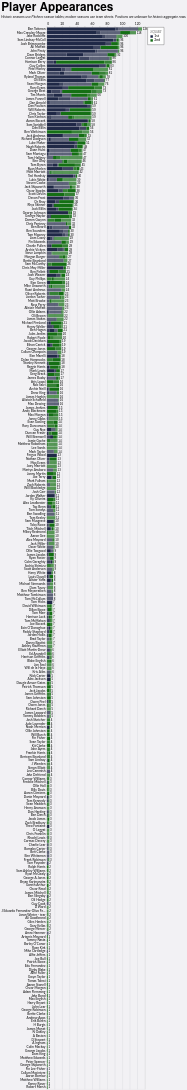

The Vega-Lite source for this figure:
### Vega-Lite specification from a JSON file in a GitHub repository (floating-point values rounded to 4 significant figures; data arrays with more than 128 entries replaced by an {"elided": "..."} marker saying what was removed)
{"config": {"axis": {"labelFont": "Lato, sans-serif", "titleFont": "PT Sans Narrow, Helvetica Neue, Helvetica, Arial, sans-serif", "labelFontSize": 13, "titleFontSize": 24, "gridColor": "#202947", "gridOpacity": 0.2}, "header": {"labelFont": "PT Sans Narrow, Helvetica Neue, Helvetica, Arial, sans-serif", "titleFont": "PT Sans Narrow, Helvetica Neue, Helvetica, Arial, sans-serif", "labelFontSize": 24, "titleFontSize": 28, "labelFontWeight": "bold", "orient": "left"}, "legend": {"labelFont": "Lato, sans-serif", "titleFont": "PT Sans Narrow, Helvetica Neue, Helvetica, Arial, sans-serif", "labelFontSize": 14, "titleFontSize": 16, "titlePadding": 5, "fillColor": "white", "strokeColor": "black", "padding": 10, "titleFontWeight": "lighter", "titleFontStyle": "italic", "titleColor": "gray", "offset": 10}, "title": {"font": "PT Sans Narrow, Helvetica Neue, Helvetica, Arial, sans-serif", "fontSize": 48, "fontWeight": "bold", "anchor": "start", "align": "center", "titlePadding": 20, "subtitlePadding": 10, "subtitleFontSize": 13, "subtitleColor": "", "subtitleFontStyle": "italic", "offset": 15, "color": "black"}, "axisX": {"labelAngle": 0}, "facet": {"title": null, "header": null, "align": {"row": "each", "column": "each"}}, "resolve": {"scale": {"y": "independent", "facet": "independent"}}, "background": "#f2f1f4"}, "layer": [{"mark": {"type": "bar"}, "encoding": {"color": {"field": "squad", "legend": {"orient": "right"}, "scale": {"domain": ["1st", "2nd"], "range": ["#202947", "#146f14"]}, "title": "Squad", "type": "nominal"}, "opacity": {"field": "start", "legend": null, "scale": {"domain": ["Start", "Bench", "Unknown"], "range": [1.0, 0.7, 0.4]}, "type": "nominal"}, "order": {"field": "squad", "sort": "ascending", "type": "quantitative"}, "tooltip": [{"field": "player", "title": "Player", "type": "nominal"}, {"field": "squad", "title": "Squad", "type": "nominal"}, {"aggregate": "sum", "field": "games", "title": "Games", "type": "quantitative"}, {"field": "start", "title": "Started?", "type": "nominal"}], "x": {"aggregate": "sum", "axis": {"orient": "top", "title": null}, "field": "games", "type": "quantitative"}, "y": {"field": "player", "sort": "-x", "title": null, "type": "nominal"}}, "title": {"text": "Player Appearances", "subtitle": "Historic seasons use Pitchero season tables; modern seasons use team sheets. Positions are unknown for historic aggregate rows."}}, {"mark": {"type": "text", "align": "left", "baseline": "middle", "dx": 3, "fontSize": 12}, "encoding": {"text": {"aggregate": "sum", "field": "games", "type": "quantitative"}, "x": {"aggregate": "sum", "field": "games", "type": "quantitative"}, "y": {"field": "player", "sort": "-x", "type": "nominal"}}}], "data": {"name": "data-e1fc8a38b4124c3d8055ce0696d10d84"}, "height": {"step": 15}, "width": 400, "$schema": "https://vega.github.io/schema/vega-lite/v5.20.1.json", "datasets": {"data-e1fc8a38b4124c3d8055ce0696d10d84": {"elided": "2096 records"}}}
